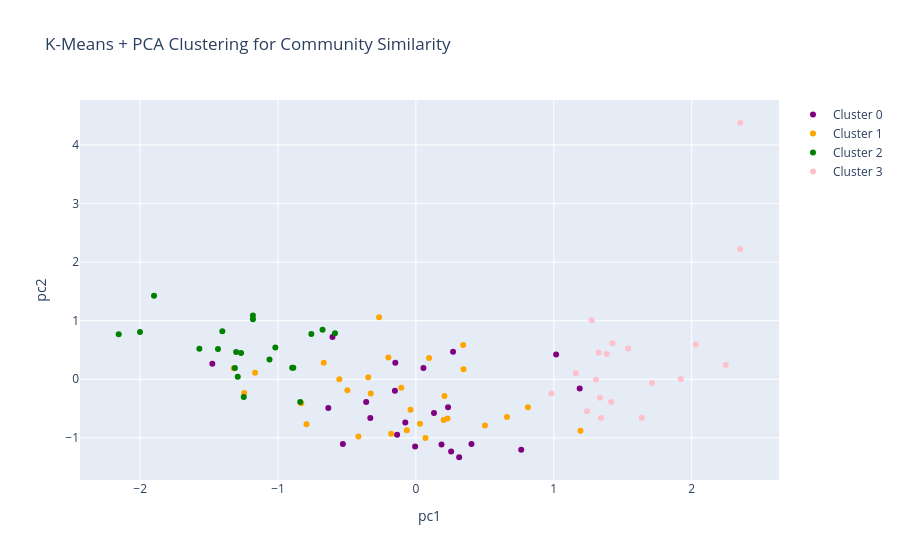

The notebook cell saved with this chart:
### Code cell
trace_0 = go.Scatter(
    x=k_cluster_0['pca_1'],
    y=k_cluster_0['pca_2'],
    mode='markers',
    text=k_cluster_0.index,
    marker=dict(color='purple'),
    name='Cluster 0'
)

trace_1 = go.Scatter(
    x=k_cluster_1['pca_1'],
    y=k_cluster_1['pca_2'],
    mode='markers',
    text=k_cluster_1.index,
    marker=dict(color='orange'),
    name='Cluster 1'
)

trace_2 = go.Scatter(
    x=k_cluster_2['pca_1'],
    y=k_cluster_2['pca_2'],
    mode='markers',
    text=k_cluster_2.index,
    marker=dict(color='green'),
    name='Cluster 2'
)

trace_3 = go.Scatter(
    x=k_cluster_3['pca_1'],
    y=k_cluster_3['pca_2'],
    mode='markers',
    text=k_cluster_3.index,
    marker=dict(color='pink'),
    name='Cluster 3'
)

title = 'K-Means + PCA Clustering for Community Similarity'

data = [trace_0, trace_1, trace_2, trace_3]
layout = dict(title=title,
              xaxis=dict(title= 'pc1',ticklen=5,zeroline=False),
              yaxis=dict(title= 'pc2',ticklen=5,zeroline=False)
             )

fig = dict(data=data, layout=layout)

iplot(fig)

### Figure 1 — Plotly figure (JSON) as saved in the notebook; plotly's stock layout.template omitted (floating-point values rounded to 4 significant figures)
{"data": [{"marker": {"color": "purple"}, "mode": "markers", "name": "Cluster 0", "text": ["Akha", "Central African communities", "China (Spring and Autumn)", "Communes (Medieval Europe)", "England (Anglo Saxon)", "Hmong villages", "Ijo of the Eastern Niger Delta", "Indian Republics (Aristocratic Oligarchy)", "Indian Republics (Assembly&Kings)", "Indian Republics (C+A)", "Japan (Early Modern)", "Kachin gumlao", "Khasi", "Mari ", "Minangkabau", "Mongol Nomads", "Mosuo", "Negara Ubud", "Pathan Hill Tribes/Pashtuns", "Tai Muang", "Gilbertese", "Nicobarese"], "type": "scatter", "x": [-0.1365, -0.53, 0.2331, 1.017, 1.188, -0.331, 0.1855, 0.2554, 0.7637, 0.4029, -0.1526, -0.6354, -0.3609, -0.07699, 0.2693, 0.131, -0.005762, 0.05443, -0.1497, 0.3138, -0.6053, -1.477], "y": [-0.9483, -1.104, -0.4761, 0.4228, -0.1551, -0.6619, -1.111, -1.232, -1.204, -1.105, -0.1938, -0.4888, -0.387, -0.7372, 0.4706, -0.5772, -1.147, 0.1919, 0.2831, -1.33, 0.7207, 0.2666]}, {"marker": {"color": "orange"}, "mode": "markers", "name": "Cluster 1", "text": ["Arab nomads", "Aztec City-States", "Babylonia", "Circassians", "Ebla ", "Egypt ", "G/wi", "Hausa City-States", "Imperial and Free Towns of the Holy Roman Empire", "M’zab", "Makah", "Mixtec City-States", "Mohave", "Nambikuara", "Natchez people", "Nebelivka", "Oaxaca", "Phoenicia", "Pomo", "Russian Communes", "Tlaxcala", "Tehuelche", "Tupinamba", "Yanomamo", "Nama", "Thonga (Tsonga)", "Ashanti", "Masai", "Somali"], "type": "scatter", "x": [0.06897, -0.1797, 0.6603, 0.5007, 0.02958, -0.2672, -0.1061, -0.06613, 0.8122, 0.2069, -0.1998, 0.2289, -0.4972, -0.4171, -0.5553, 1.193, 0.3426, 0.2008, -1.167, 0.3452, 0.09523, -0.7935, -0.8318, -0.03928, -0.3458, -1.322, -1.246, -0.3277, -0.6684], "y": [-1.004, -0.9312, -0.6448, -0.7901, -0.7588, 1.057, -0.1446, -0.8715, -0.479, -0.285, 0.3721, -0.6686, -0.1872, -0.9778, 0.0004068, -0.8789, 0.587, -0.6931, 0.112, 0.1695, 0.3643, -0.7669, -0.4091, -0.518, 0.0368, 0.1868, -0.2324, -0.242, 0.2813]}, {"marker": {"color": "green"}, "mode": "markers", "name": "Cluster 2", "text": ["Haudenosanee (Iroquois)", "Igbo People", "Kung San (Ju/hoansi)", "Nlaka'pamux", "Wendat (Huron)", "Ajie", "Maori", "Marquesans", "Samoans ", "Toda", "Gilyak (Nivkh)", "Ingalik [Deg Xit'an]", "Kutenai", "Micmac [Mi'kmaq]", "Hidatsa", "Pawnee", "Chiricahua", "Omaha", "Twana", "Comanche", "Huichol"], "type": "scatter", "x": [-1.02, -0.5871, -1.062, -0.8977, -1.268, -1.249, -0.8892, -0.8392, -1.313, -1.571, -0.6774, -0.7586, -1.304, -1.9, -2.156, -1.436, -1.292, -1.404, -2.001, -1.182, -1.182], "y": [0.5427, 0.786, 0.3396, 0.1957, 0.4501, -0.3009, 0.1952, -0.3896, 0.1935, 0.521, 0.8441, 0.7719, 0.464, 1.427, 0.7683, 0.5183, 0.04229, 0.8192, 0.8088, 1.026, 1.087]}, {"marker": {"color": "pink"}, "mode": "markers", "name": "Cluster 3", "text": ["Aedui (Celtic Oppida)", "Amalfi", "Assur", "Athens (Classical Period)", "Carthage", "Cologne", "Dutch Republic", "Genoa (doge)", "Genoa (podesta)", "Greek democracies", "Greek oligarchies", "Iceland ", "Latium", "Pisa", "Rome (republic)", "Siena", "Sippar", "Switzerland", "Venice"], "type": "scatter", "x": [1.334, 1.326, 1.539, 2.353, 1.16, 1.241, 1.426, 1.922, 1.637, 2.352, 1.416, 2.03, 1.306, 1.342, 1.384, 1.712, 0.9823, 1.275, 2.247], "y": [-0.3143, 0.458, 0.5253, 4.378, 0.1027, -0.5466, 0.6144, 0.00341, -0.6548, 2.224, -0.3859, 0.5947, -0.009842, -0.6603, 0.4336, -0.06302, -0.2432, 1.007, 0.2447]}], "layout": {"title": {"text": "K-Means + PCA Clustering for Community Similarity"}, "xaxis": {"ticklen": 5, "title": {"text": "pc1"}, "zeroline": false}, "yaxis": {"ticklen": 5, "title": {"text": "pc2"}, "zeroline": false}}}
